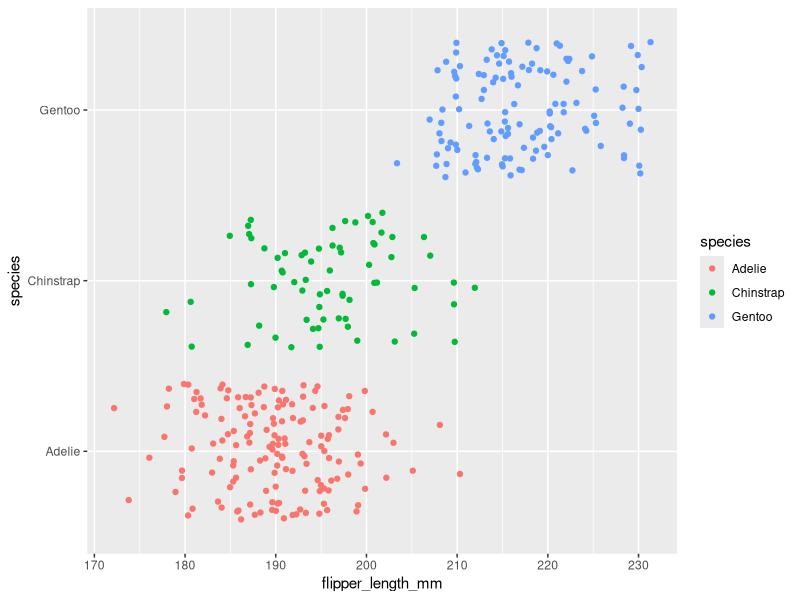
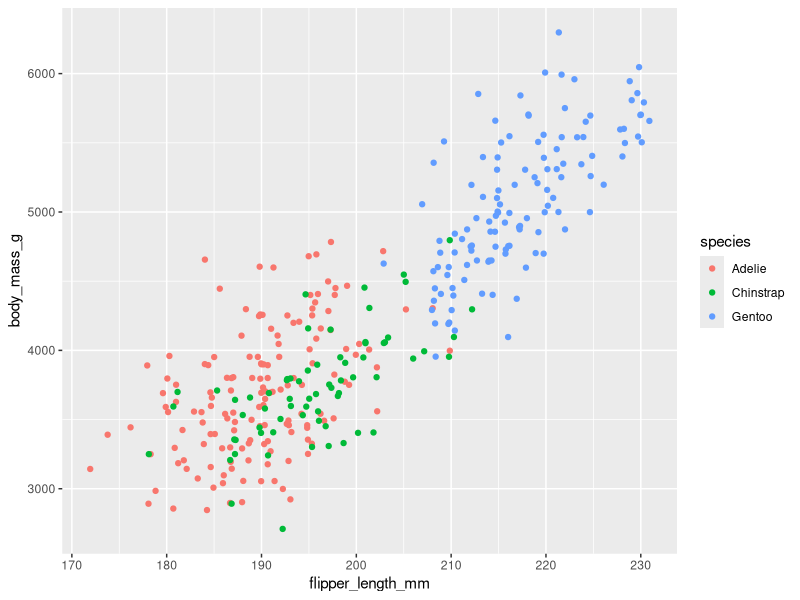
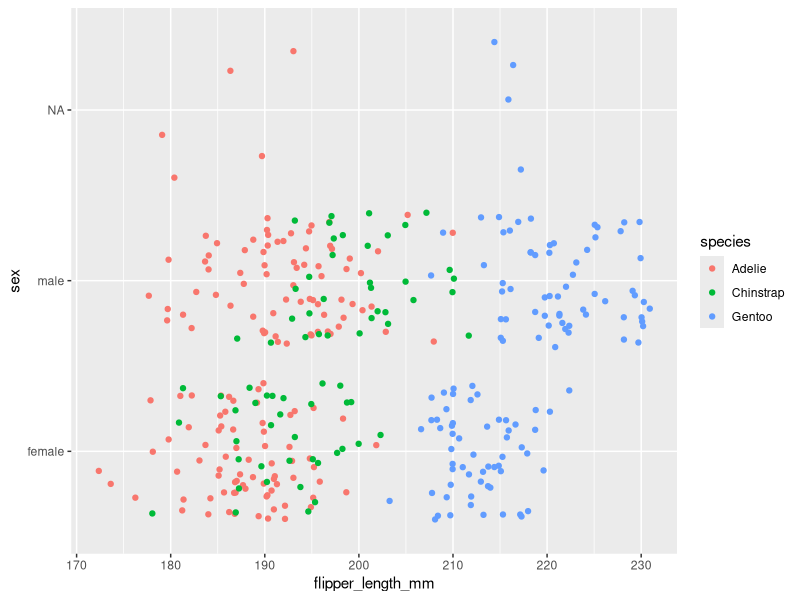
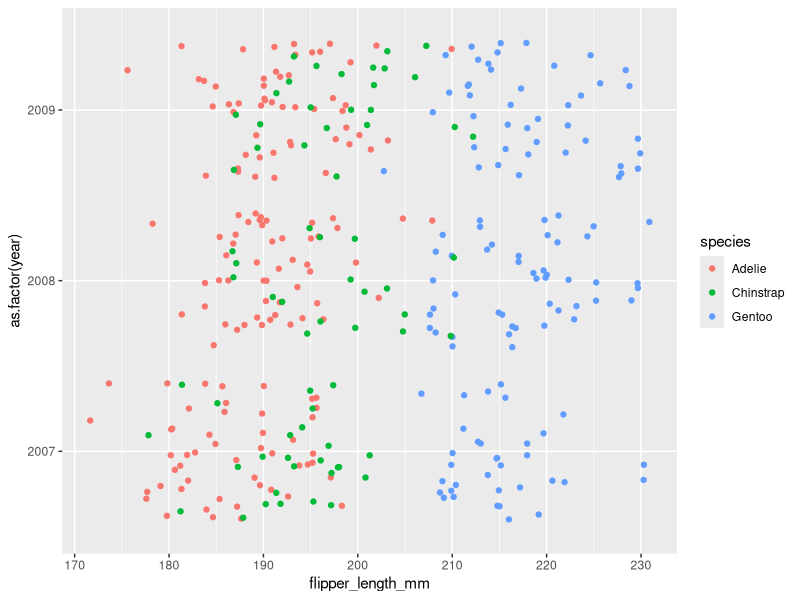
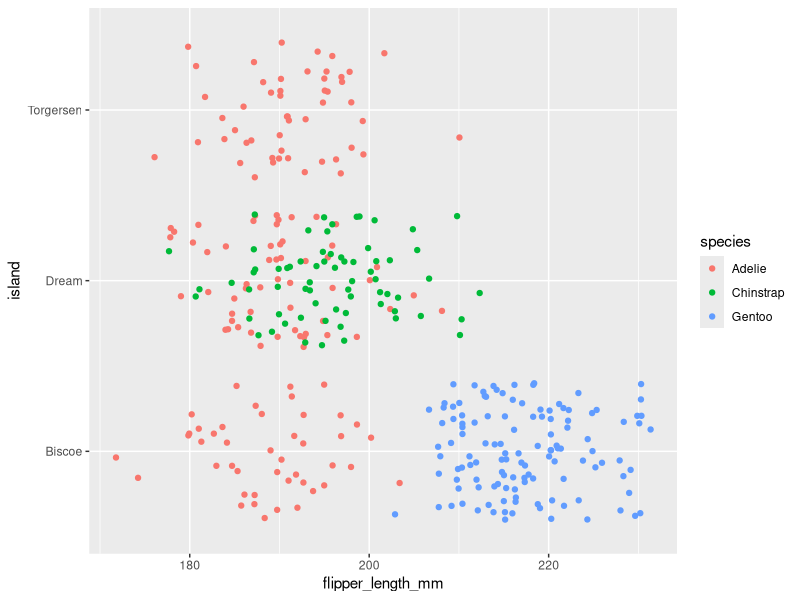
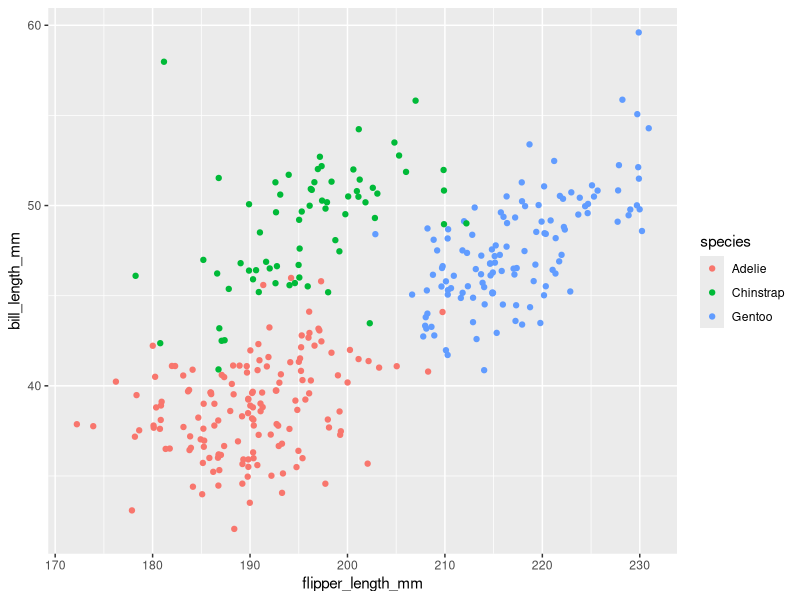
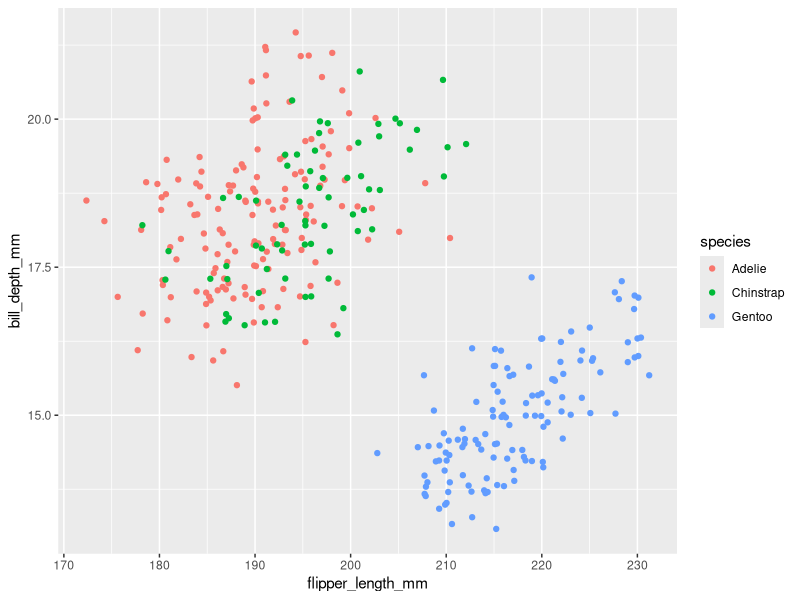

The R source for these figures, in order:
## ---- chunk 1
library(lme4)
library(tidyverse)
# install.packages("palmerpenguins") # install if needed
library(palmerpenguins)
## ---- chunk 2
penguins <- penguins

head(penguins)
summary(penguins)
??penguins
## ---- chunk 3
ggplot(penguins, aes(x = flipper_length_mm, y = species, color = species)) +
  geom_jitter()

ggplot(penguins, aes(x = flipper_length_mm, y = body_mass_g, color = species)) +
  geom_jitter()

ggplot(penguins, aes(x = flipper_length_mm, y = sex, color = species)) +
  geom_jitter()

ggplot(penguins, aes(x = flipper_length_mm, y = as.factor(year), color = species)) +
  geom_jitter()

ggplot(penguins, aes(x = flipper_length_mm, y = island, color = species)) +
  geom_jitter()

ggplot(penguins, aes(x = flipper_length_mm, y = bill_length_mm, color = species)) +
  geom_jitter()

ggplot(penguins, aes(x = flipper_length_mm, y = bill_depth_mm, color = species)) +
  geom_jitter()
## ---- chunk 4
simple <- lm(flipper_length_mm ~ body_mass_g, data = penguins)
summary(simple)
## ---- chunk 5
multiple <- lm(flipper_length_mm ~ body_mass_g + bill_length_mm, data = penguins)
summary(multiple)
## ---- chunk 6
interaction <- lm(flipper_length_mm ~ body_mass_g * bill_length_mm, data = penguins)
summary(interaction)
## ---- chunk 7
anova(multiple, interaction)

anova(simple, interaction)
## ---- chunk 8
contrasts(penguins$species)

dummy <- lm(flipper_length_mm ~ species, data = penguins)
summary(dummy)
## ---- chunk 9
penguins$species <- relevel(penguins$species, ref = "Gentoo")
## ---- chunk 10
contrasts(penguins$species)

relevel <- lm(flipper_length_mm ~ species, data = penguins)
summary(relevel)
## ---- chunk 11
logistic <- glm(sex ~ flipper_length_mm, data = penguins, family = binomial)
summary(logistic) 
## ---- chunk 12
